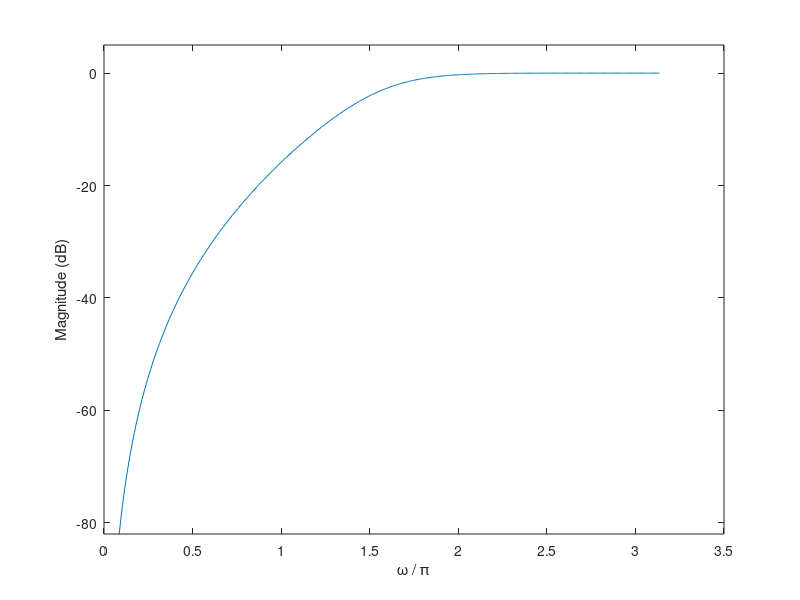

Reproduce this figure in MATLAB.
[b,a] = butter(3,0.5,'high');
[h,w] = freqz(b,a);

dB = mag2db(abs(h));

plot(w,dB)
xlabel('\omega / \pi')
ylabel('Magnitude (dB)')
ylim([-82 5])